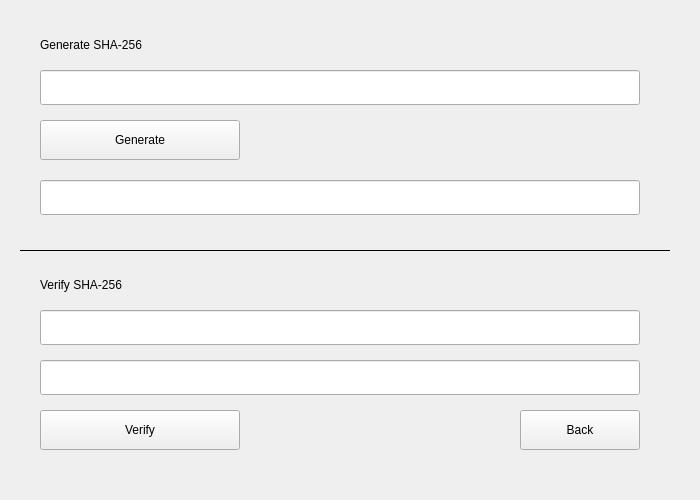
<?xml version="1.0" encoding="UTF-8"?>

<ui version="4.0">

    <class>ShaWindow</class>

    <widget class="QMainWindow" name="ShaWindow">

        <property name="geometry">
            <rect>
                <x>0</x>
                <y>0</y>
                <width>700</width>
                <height>500</height>
            </rect>
        </property>

        <property name="windowTitle">
            <string>SHA-256</string>
        </property>

        <widget class="QWidget" name="centralwidget">

            <widget class="QLabel" name="label1">

                <property name="geometry">
                    <rect>
                        <x>40</x>
                        <y>30</y>
                        <width>300</width>
                        <height>30</height>
                    </rect>
                </property>

                <property name="text">
                    <string>Generate SHA-256</string>
                </property>

            </widget>

            <widget class="QLineEdit" name="inputEdit">

                <property name="geometry">
                    <rect>
                        <x>40</x>
                        <y>70</y>
                        <width>600</width>
                        <height>35</height>
                    </rect>
                </property>

            </widget>

            <widget class="QPushButton" name="generateButton">

                <property name="geometry">
                    <rect>
                        <x>40</x>
                        <y>120</y>
                        <width>200</width>
                        <height>40</height>
                    </rect>
                </property>

                <property name="text">
                    <string>Generate</string>
                </property>

            </widget>

            <widget class="QLineEdit" name="resultEdit">

                <property name="geometry">
                    <rect>
                        <x>40</x>
                        <y>180</y>
                        <width>600</width>
                        <height>35</height>
                    </rect>
                </property>

            </widget>

            <widget class="QFrame" name="line">

                <property name="geometry">
                    <rect>
                        <x>20</x>
                        <y>240</y>
                        <width>650</width>
                        <height>20</height>
                    </rect>
                </property>

                <property name="frameShape">
                    <enum>QFrame::HLine</enum>
                </property>

            </widget>

            <widget class="QLabel" name="label2">

                <property name="geometry">
                    <rect>
                        <x>40</x>
                        <y>270</y>
                        <width>300</width>
                        <height>30</height>
                    </rect>
                </property>

                <property name="text">
                    <string>Verify SHA-256</string>
                </property>

            </widget>

            <widget class="QLineEdit" name="verifyTextEdit">

                <property name="geometry">
                    <rect>
                        <x>40</x>
                        <y>310</y>
                        <width>600</width>
                        <height>35</height>
                    </rect>
                </property>

            </widget>

            <widget class="QLineEdit" name="verifyHashEdit">

                <property name="geometry">
                    <rect>
                        <x>40</x>
                        <y>360</y>
                        <width>600</width>
                        <height>35</height>
                    </rect>
                </property>

            </widget>

            <widget class="QPushButton" name="verifyButton">

                <property name="geometry">
                    <rect>
                        <x>40</x>
                        <y>410</y>
                        <width>200</width>
                        <height>40</height>
                    </rect>
                </property>

                <property name="text">
                    <string>Verify</string>
                </property>

            </widget>

            <widget class="QPushButton" name="backButton">

                <property name="geometry">
                    <rect>
                        <x>520</x>
                        <y>410</y>
                        <width>120</width>
                        <height>40</height>
                    </rect>
                </property>

                <property name="text">
                    <string>Back</string>
                </property>

            </widget>

        </widget>

    </widget>

    <resources/>
    <connections/>

</ui>
